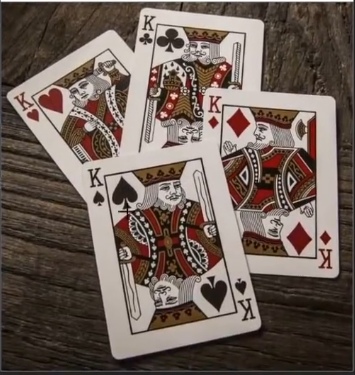
#> input picture Capture.PNG, 355 x 375 px, found by its file name
$ python 6.py
#> lines starting #> are read from the running program, lines starting #| are printed output that depends on the picture
import cv2
import numpy as np

#Chapter 6: Joining Image

img = cv2.imread(r"D:/ML/New folder/Capture.PNG")
#> img is the input picture: shape (375, 355, 3); mean B, G, R 88.3, 96.4, 110.6
hor=np.hstack((img,img))
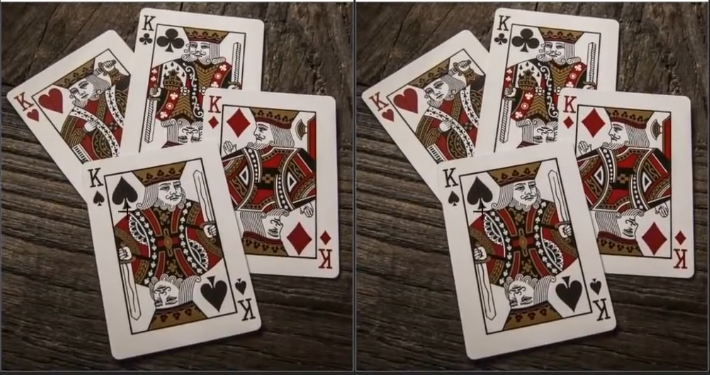
#> hor: shape (375, 710, 3); mean B, G, R 88.3, 96.4, 110.6
ver=np.vstack((img,img))
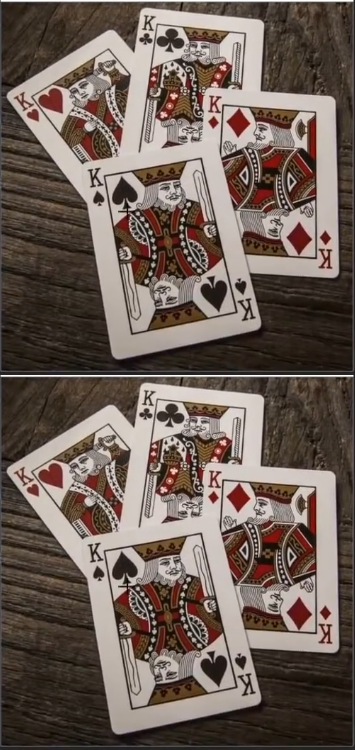
#> ver: shape (750, 355, 3); mean B, G, R 88.3, 96.4, 110.6
cv2.imshow()

$ run again, with Starc56.png copied over Capture.PNG
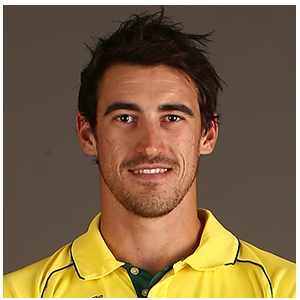
#> input picture Starc56.png, 300 x 300 px, found by its file name
#> img is the input picture: shape (300, 300, 3); mean B, G, R 69.8, 102.2, 127.1
#> `hor=np.hstack((img,img))`:
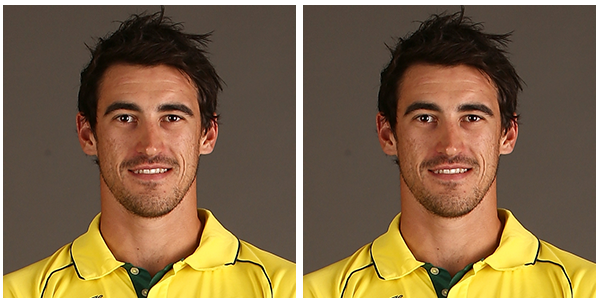
#> hor: shape (300, 600, 3); mean B, G, R 69.8, 102.2, 127.1
#> `ver=np.vstack((img,img))`:
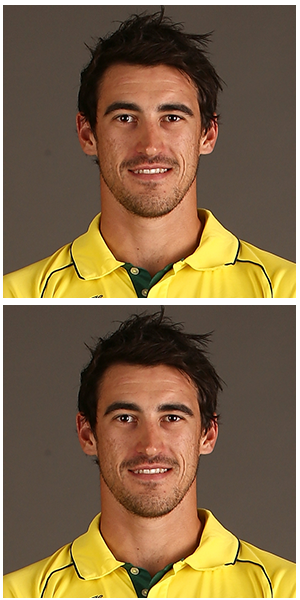
#> ver: shape (600, 300, 3); mean B, G, R 69.8, 102.2, 127.1

$ run again, with penguin.jpg saved as Capture.PNG
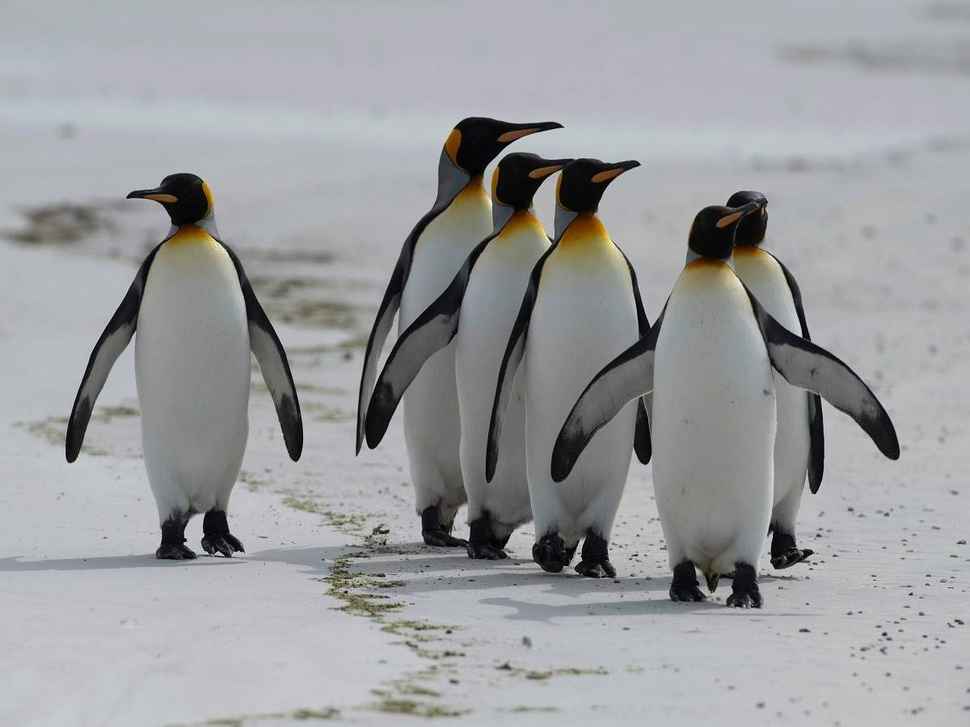
#> input picture penguin.jpg, 970 x 727 px, shrunk from 1200 x 900 before the run, found by its file name
#> img is the input picture: shape (727, 970, 3); mean B, G, R 159.2, 157.3, 155.7
#> `hor=np.hstack((img,img))`:
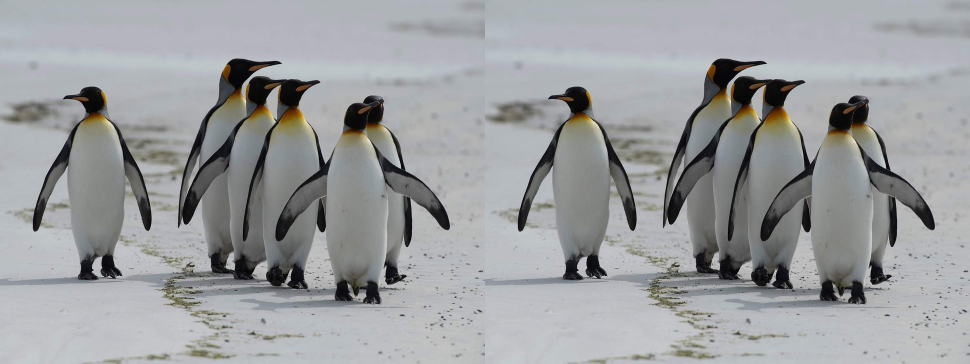
#> hor: shape (727, 1940, 3) (shown at 1/2 size); mean B, G, R 159.2, 157.3, 155.7
#> `ver=np.vstack((img,img))`:
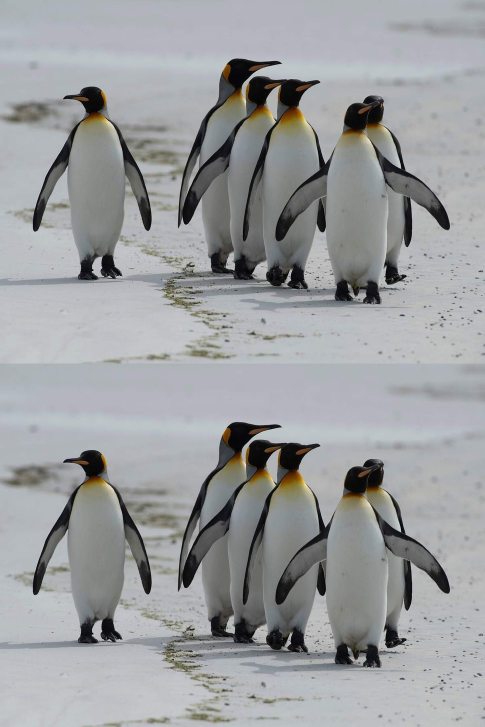
#> ver: shape (1454, 970, 3) (shown at 1/2 size); mean B, G, R 159.2, 157.3, 155.7
